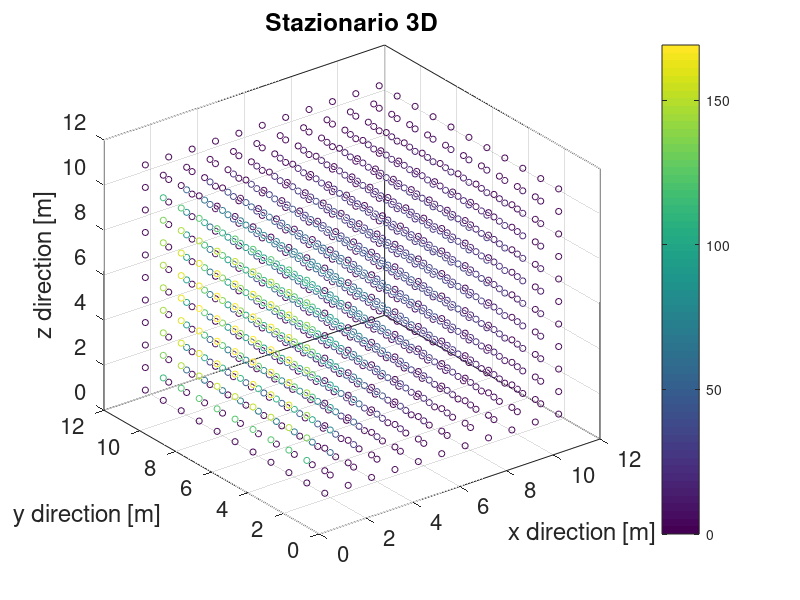

Source code (MATLAB):
clc; clear; close all;
%% proprietà
qqq = 5e3;
cond = 1e4; % esagerato

Lx = 1;
Ly = 2;
Lz = 1;

Tup = 0;
Tdown = 0;
Tnorth = 0;
Tsouth = 0;
qqeast = -1e4; % refrigera
hhwest = 1e4;
Twest = 200;

%% griglia spaziale
nn = 11; % nx | ny | nz
ntot = nn^3;

xvet = linspace(0,Lx,nn);
yvet = linspace(0,Ly,nn);
zvet = linspace(0,Lz,nn);

dx = xvet(2)-xvet(1);
dy = yvet(2)-yvet(1);
dz = zvet(2)-zvet(1);

[xmat,ymat,zmat] = meshgrid(xvet,yvet,zvet);

%% creo il problema
AA = sparse([],[],[],ntot,ntot,7*ntot);
bb = zeros(ntot,1);

% --- center block ---
for jx = 2:nn-1
    for jy = 2:nn-1
        for jz = 2:nn-1
            kk = jx + (jy-1)*nn + (jz-1)*nn^2;
            
            AA(kk,kk) = -2*(dx*dy/dz + dy*dz/dx + dz*dx/dy);
            AA(kk,kk+nn^2) = dx*dy/dz; % up
            AA(kk,kk-nn^2) = dx*dy/dz; % down
            AA(kk,kk+nn) = dz*dx/dy; % north
            AA(kk,kk-nn) = dz*dx/dy; % south
            AA(kk,kk+1) = dy*dz/dx; % east
            AA(kk,kk-1) = dy*dz/dx; % west
            bb(kk) = - qqq/cond;
        end
    end
end

% --- condizioni al contorno ---
% up (con spigoli) - dirichlet
for jx = 1:nn
    for jy = 1:nn
        kk = jx + (jy-1)*nn + (nn-1)*nn^2;
        
        AA(kk,kk) = 1;
        bb(kk) = Tup;
    end
end

% down (con spigoli) - dirichlet
for jx = 1:nn
    for jy = 1:nn
        kk = jx + (jy-1)*nn;
        
        AA(kk,kk) = 1;
        bb(kk) = Tdown;
    end
end

% north (con spigoli west-east) - dirichlet
for jx = 1:nn
    for jz = 2:nn-1
        kk = jx + (nn-1)*nn + (jz-1)*nn^2;
        
        AA(kk,kk) = 1;
        bb(kk) = Tnorth;
    end
end

% south (con spigoli west-east) - dirichlet
for jx = 1:nn
    for jz = 2:nn-1
        kk = jx + (jz-1)*nn^2;
        
        AA(kk,kk) = 1;
        bb(kk) = Tsouth;
    end
end

% east (senza spigoli) - neumann non omogeneo
for jy = 2:nn-1
    for jz = 2:nn-1
        kk = nn + (jy-1)*nn + (jz-1)*nn^2;
        
        AA(kk,kk) = -(dx*dy/dz+dz*dx/dy)-dy*dz/dx*2;
        AA(kk,kk+nn^2) = dx/2*dy/dz; % up
        AA(kk,kk-nn^2) = dx/2*dy/dz; % down
        AA(kk,kk+nn) = dx/2*dz/dy; % north
        AA(kk,kk-nn) = dx/2*dz/dy; % south
        AA(kk,kk-1) = dy*dz/dx*2; % west
        bb(kk) = - qqeast/cond;
    end
end

% west (senza spigoli) - robin
for jy = 2:nn-1
    for jz = 2:nn-1
        kk = 1 + (jy-1)*nn + (jz-1)*nn^2;
        
        AA(kk,kk) = -(dx*dy/dz+dz*dx/dy)-dy*dz/dx*2-hhwest/cond*dy*dz/dx*2;
        AA(kk,kk+nn^2) = dx/2*dy/dz; % up
        AA(kk,kk-nn^2) = dx/2*dy/dz; % down
        AA(kk,kk+nn) = dx/2*dz/dy; % north
        AA(kk,kk-nn) = dx/2*dz/dy; % south
        AA(kk,kk+1) = dy*dz/dx*2; % east
        bb(kk) = -Twest*hhwest/cond*dy*dz/dx*2;
    end
end

%% risolvo il sistema
TT = AA\bb;

TTmat = reshape(TT,nn,nn,nn);

%% post production
for jx = 1:nn
    for jy = 1:nn
        for jz = 1:nn
            kk = jx + (jy-1)*nn + (jz-1)*nn^2;
            scatter3(jx,jy,jz,20,TTmat(kk));
            hold on
        end
    end
end
colorbar
title('Stazionario 3D')
xlabel('x direction [m]')
ylabel('y direction [m]')
zlabel('z direction [m]')
grid on 
box on
set(gca,'fontsize',16)